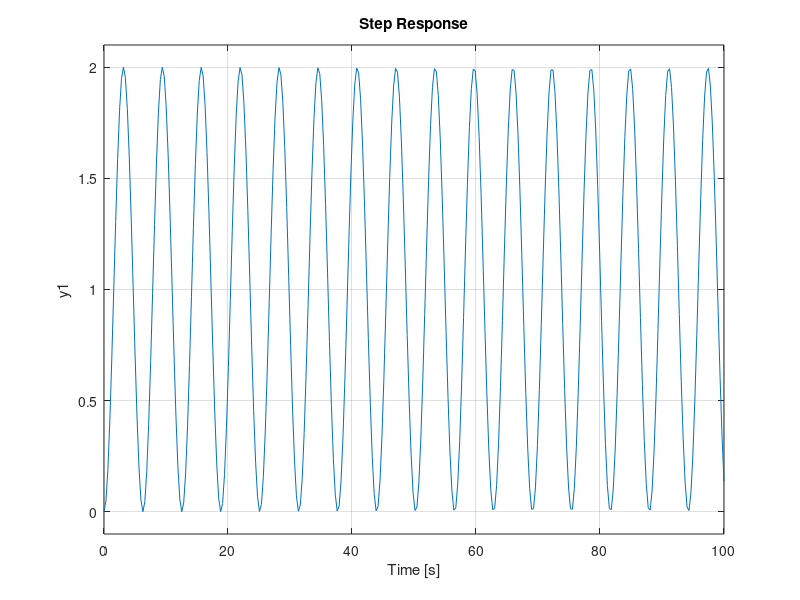
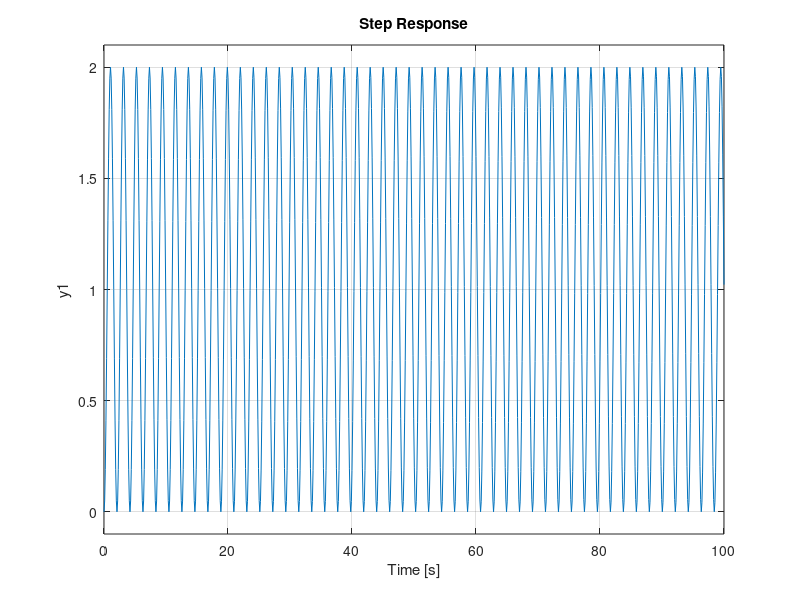
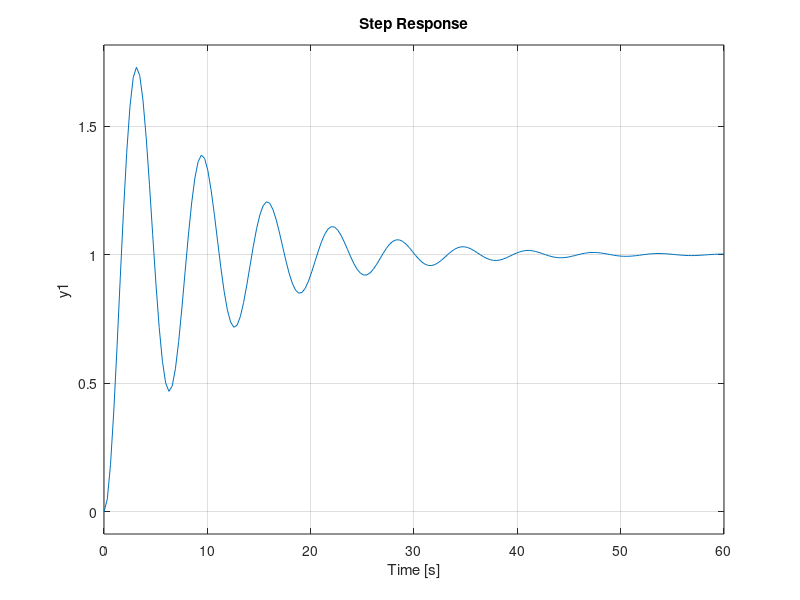
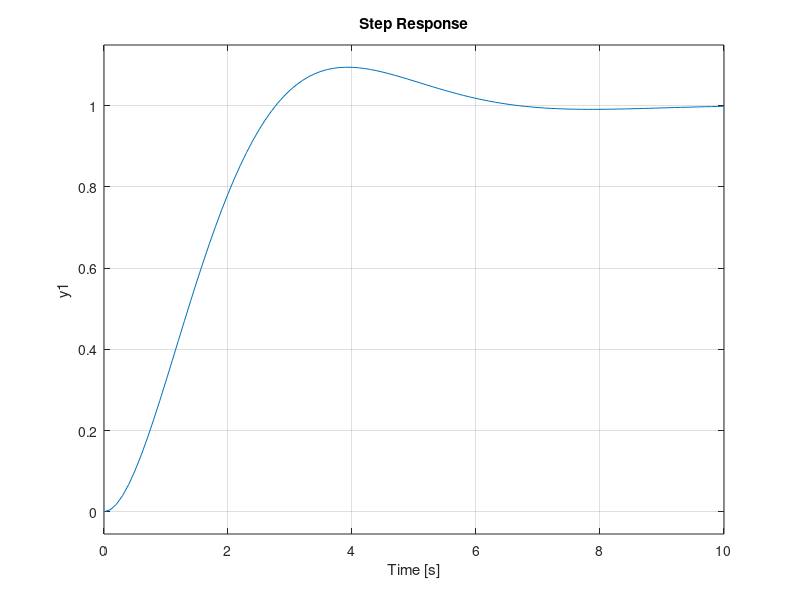

The MATLAB source for these figures, in order:
w = 1;
z = 0;
H = tf( w*w, [1 2*z*w w*w]);
step(H, 100)
w = 3;
H = tf( w*w, [1 2*z*w w*w]);
figure, step(H, 100)
w = 1;
z = 0.1;
H = tf( w*w, [1 2*z*w w*w]);
figure, step(H)
z = 0.6;
H = tf( w*w, [1 2*z*w w*w]);
figure, step(H)